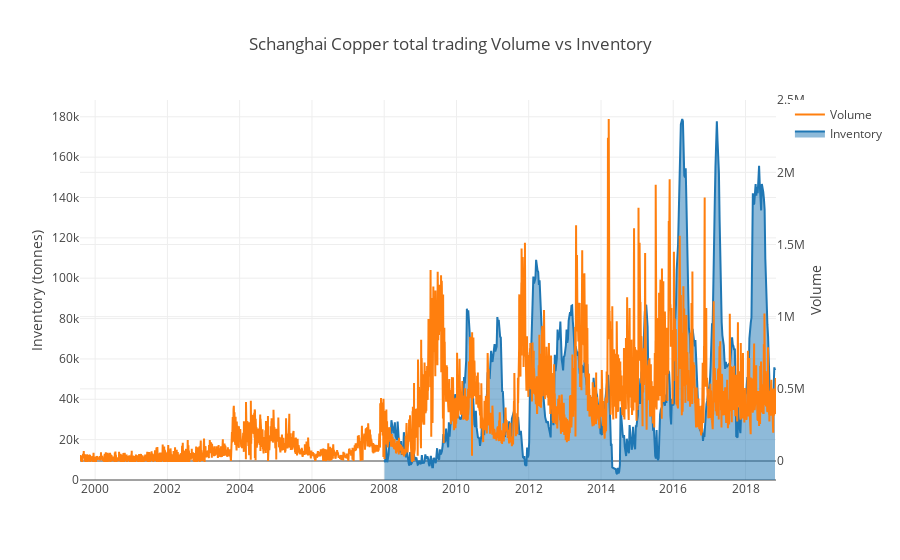

Notebook source saved alongside this figure:
### Code cell
v = pd.read_pickle('data/SCFc-volume')
wh = pd.read_pickle('data/SCF-warehouse-weekly')
iplot(go.Figure(data=[
    go.Scatter(x=wh.index, y=wh.Deliverable, fill='tonexty', name='Inventory'),
    go.Scatter(x=v.index, y=v.Total, yaxis='y2', name='Volume')],
               layout=go.Layout(title='Schanghai Copper total trading Volume vs Inventory', yaxis={'title':'Inventory (tonnes)'}, 
                                 yaxis2=dict(title='Volume', overlaying='y', side='right'))))

### Figure 1 — Plotly figure (JSON) as saved in the notebook; plotly's stock layout.template omitted (floating-point values rounded to 4 significant figures; data arrays with more than 128 entries replaced by an {"elided": "..."} marker saying what was removed)
{"data": [{"fill": "tonexty", "name": "Inventory", "type": "scatter", "uid": "694768d2-e337-11e8-9678-784f43970ddb", "x": {"elided": "537 str values"}, "y": {"elided": "537 int values"}}, {"name": "Volume", "type": "scatter", "uid": "69476aba-e337-11e8-9700-784f43970ddb", "x": {"elided": "5072 str values"}, "y": {"elided": "5072 int values"}, "yaxis": "y2"}], "layout": {"autosize": true, "title": "Schanghai Copper total trading Volume vs Inventory", "xaxis": {"autorange": true, "range": ["1999-08-01", "2018-11-05"], "type": "date"}, "yaxis": {"autorange": true, "range": [0, 188300.0], "title": "Inventory (tonnes)", "type": "linear"}, "yaxis2": {"autorange": true, "overlaying": "y", "range": [-131600.0, 2501000.0], "side": "right", "title": "Volume", "type": "linear"}}}
